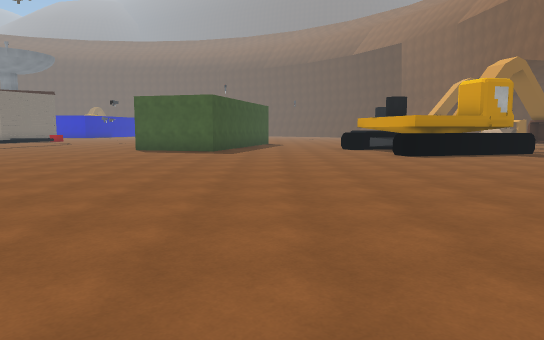
View 1 (above)

24 first-person views from a walk through a 3-D level made in the Unity game engine. The camera is 1.5 m above the floor, tilts 6° down and sees 70° across. Doors are open. The floor is counted in squares, 2 m on a side. Each view is taken from the middle of a square. On the plan, view 1 faces up. The plan holds only what a view shows up to about 12 squares ahead; the rest is blank. The place goes on beyond the plan. The player is left out. Some surface patterns are stand-ins.

View 2
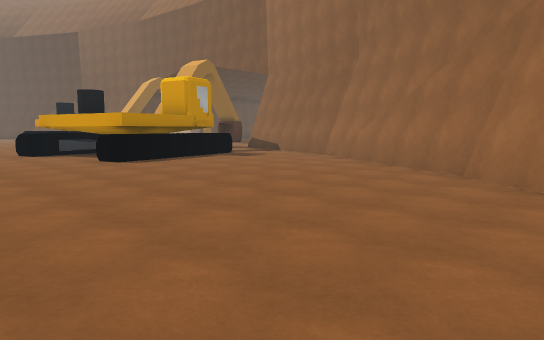

View 3
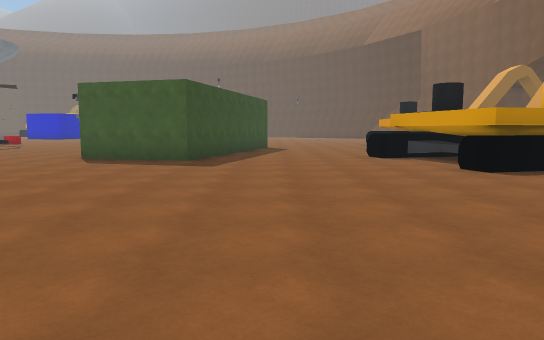

View 4
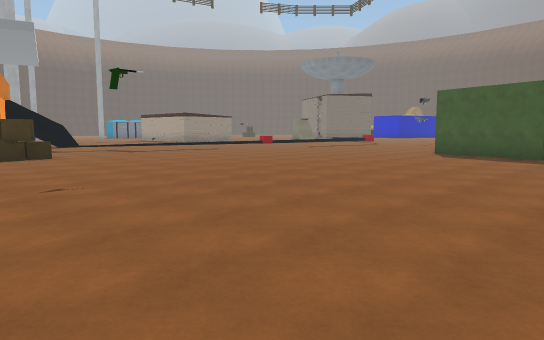

View 5
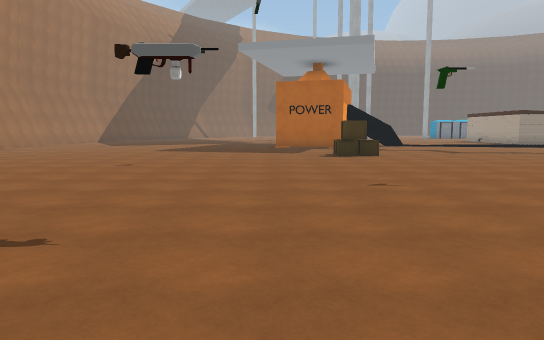

View 6
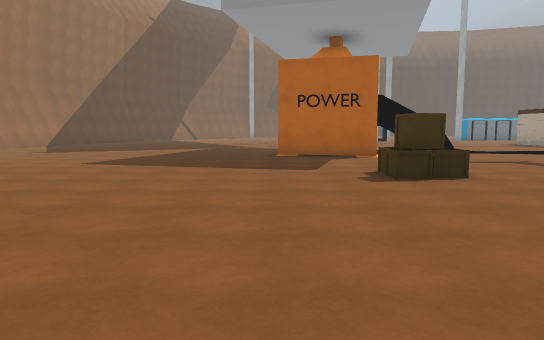

View 7
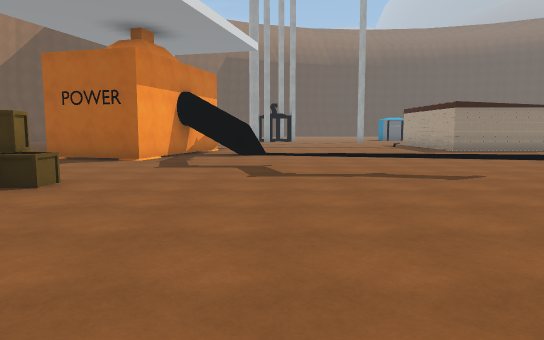

View 8
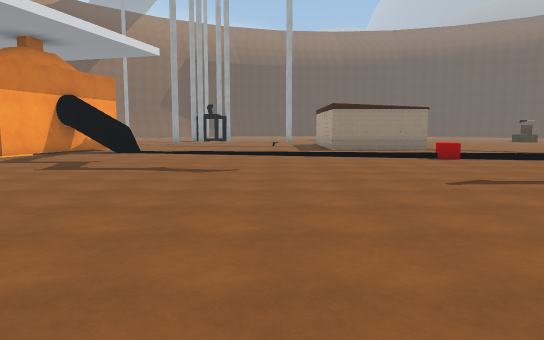

View 9
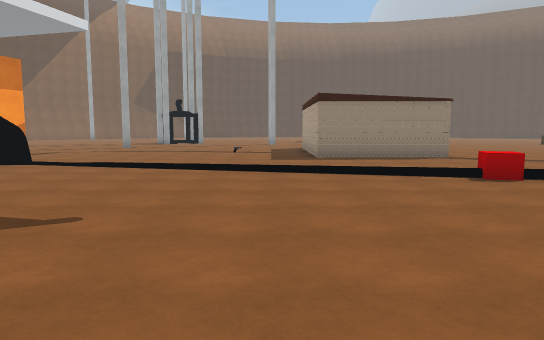

View 10
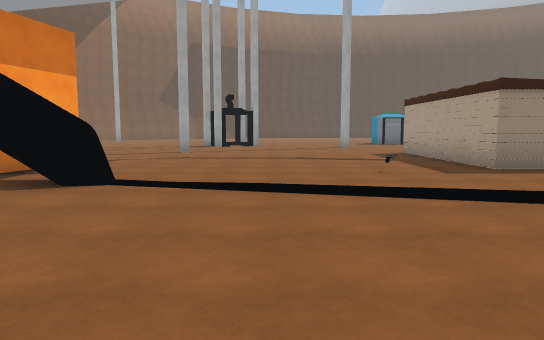

View 11
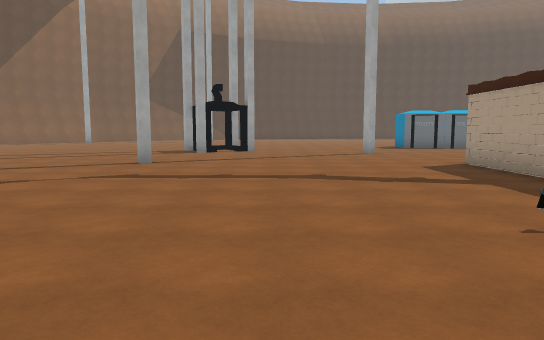

View 12
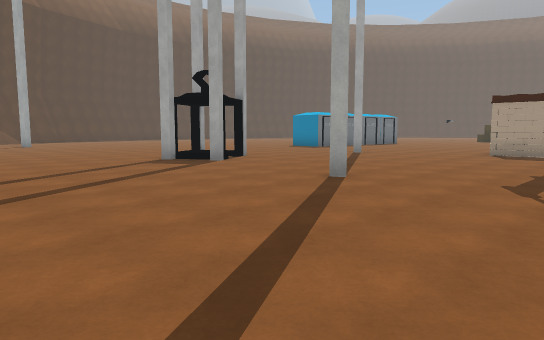

View 13
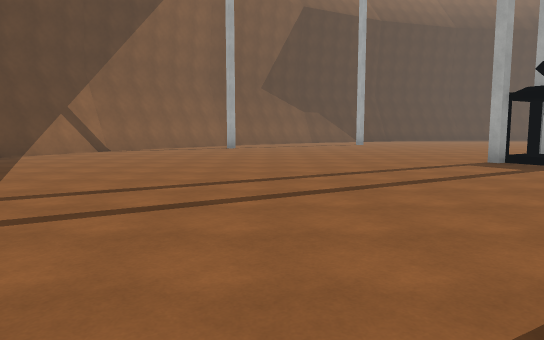

View 14
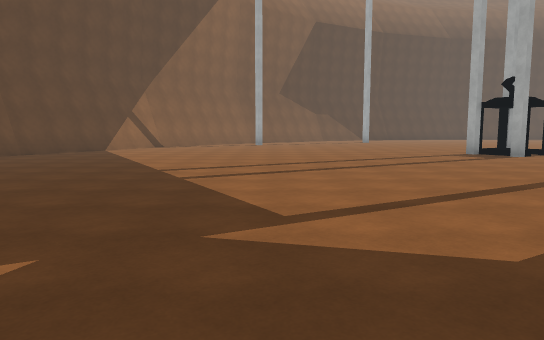

View 15
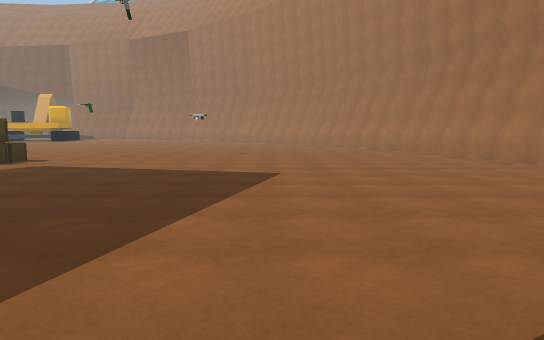

View 16
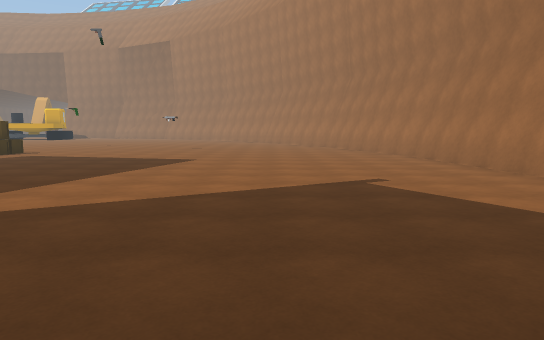

View 17
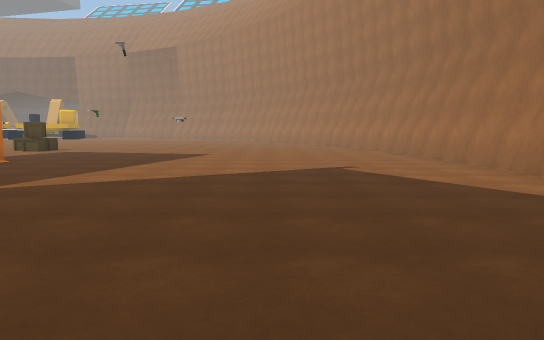

View 18
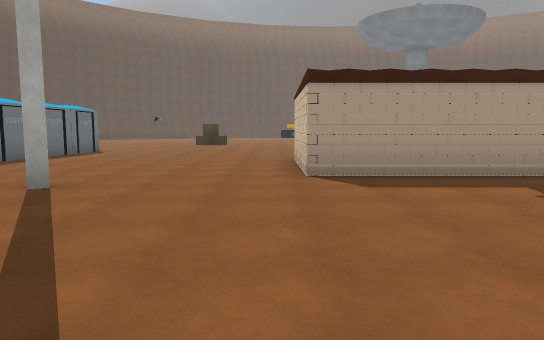

View 19
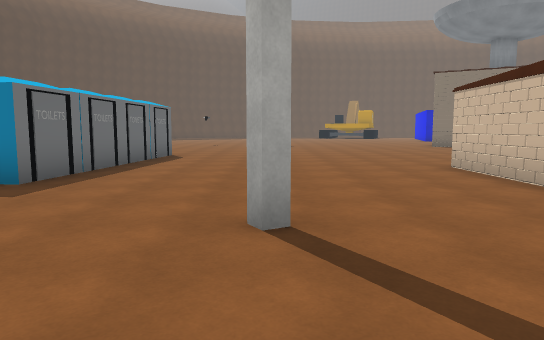

View 20
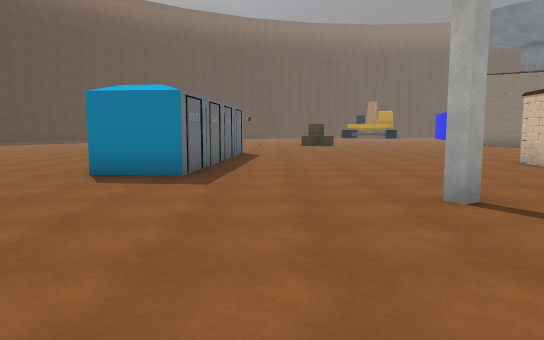

View 21
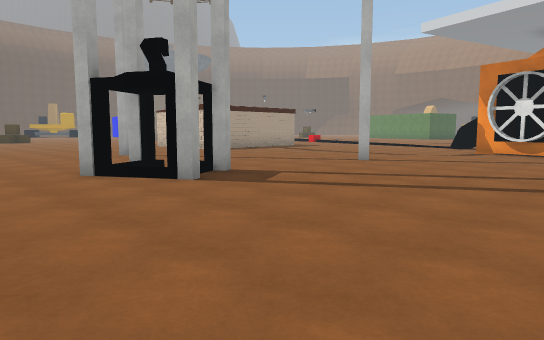

View 22
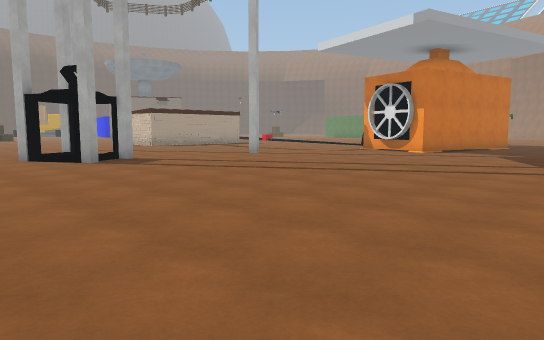

View 23
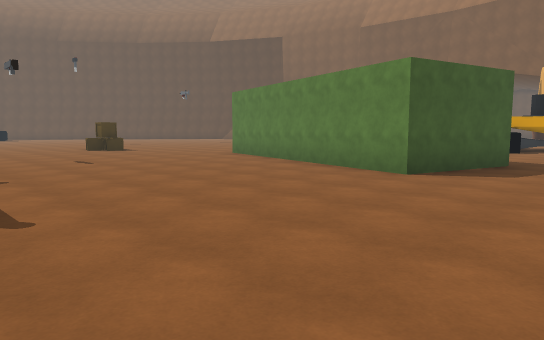

View 24
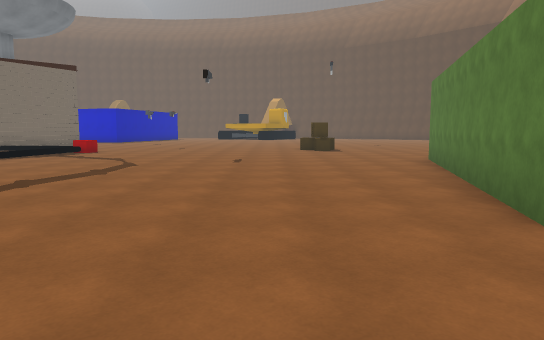

### Floor plan
Points are (right, up) in squares from view 1. A wall is a line through its corners. A room is listed if a view was taken in it or the views show most of it. See-through windows are left out.
Room 1 (views 1, 2, 3, 4, 5, 6, 7, 8, 9, 10, 11, 12, 13, 14, 15, 16, 17, 18, 19, 20, 21, 22, 23, 24)
walls: (-17.1, 7.6) (-16.8, 7); (-17.1, 7.6) (-16.9, 6.9); (-16.9, 7.2) (-17.1, 6.1); (-16.9, 7.2) (-17, 6.3); (-17, 7.3) (-17, 6.8) (-17.4, 6.2); (-17.2, 7.6) (-16.9, 7.2) (-17.3, 6.4); (-17.2, 7.6) (-16.8, 7); (-17, 7.2) (-17, 6.4); (-17.3, 7.6) (-16.9, 7.1); (-17.9, 7.4) (-17.4, 7.6) (-16.9, 7.2) (-17.3, 6); (-19.3, 14.2) (-24.4, 14.2) (-24.4, 17.8); (-20.5, 5.1) (-20.4, 5.5); (-19.7, 14.3) (-20.1, 14.1); (-20.5, 4.1) (-20, 6) (-15.4, 4.8) (-16.1, 2.1); (-20.8, 4.1) (-20.4, 5.2); (-20.5, 14.3) (-21.2, 14); (-20.7, 14.1) (-21.5, 14.4); (-21.3, 14.2) (-21.8, 14); (-22, 14.3) (-22.3, 14.2) (-22.5, 14.3) (-23.1, 14) (-24, 14.4); (-23.1, 14.4) (-23.9, 14.1); (-24.4, 15.4) (-24.6, 16.1); (-24.4, 16.2) (-24.6, 16.7); (-24.3, 16.9) (-24.5, 17.4); (-28, 12.7) (-28.3, 13.1); (-1.2, 16.1) (-2, 13.2) (-4.9, 13.9) (-3.1, 20.8); (-9.6, -7.4) (-7.9, -6.9); (-12.2, -8.1) (-9.8, -7.4); (-15.5, -8.4) (-12, -8.1); (5.4, 14.7) (2.8, 14) (2.6, 14.7); (5.6, 2.8) (6.7, 4.2); (6.1, 3.1) (6.9, 4); (6.7, 4) (9.2, 8.6); (7.4, 12) (4.1, 11.1) (3.2, 14.5); (-29.4, -6.5) (-28.8, -6.6); (-30.2, -6) (-29.4, -6.4); (8.1, 11.8) (3.7, 10.7) (3.5, 11.4); (-33.1, -4.5) (-31.4, -5.4); (9.5, 9) (9.6, 9.5)
low walls: (-16.9, 7.2) (-17.3, 6.6); (-15.5, -8.2) (-12.2, -7.9) (-8, -6.6); (4.5, 13.2) (4.3, 13.8) (3.6, 14.3); (-30.1, -5.8) (-29.4, -6.1); (-32.6, -4.5) (-31.4, -5.1)
objects: other object (-33, 16) to (-32, 16); other object (-33, 17) to (-31, 18); other object (-32, 19) to (-31, 19); other object (-32, 20) to (-31, 21); other object (-30, 7) to (-29, 9); other object (-19, 12); other object (-15, 16) to (-15, 17); other object (-12, 4) to (-11, 5)

Positions as (right, up) in squares from view 1, and headings:
1: (0, 0), facing up
2: (0, 2), facing up-right
3: (0, 4), facing up
4: (0, 2), facing up-left
5: (0, 2), facing left
6: (-5, 2), facing left
7: (-6, 8), facing left
8: (-5, 12), facing left
9: (-9, 13), facing left
10: (-12, 10), facing left
11: (-16, 10), facing left
12: (-21, 2), facing up-left
13: (-21, 2), facing left
14: (-18, 1), facing left
15: (-20, -2), facing right
16: (-23, -4), facing right
17: (-25, -4), facing right
18: (-25, 8), facing up
19: (-28, 10), facing up
20: (-30, 9), facing up
21: (-33, 2), facing up-right
22: (-33, -2), facing up-right
23: (-11, 11), facing up-right
24: (-7, 11), facing up
